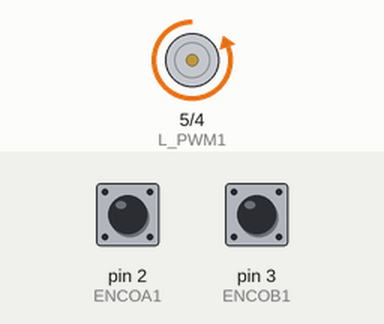
The sketch below on a simulated Arduino Uno, built with avr-gcc and run on an emulated ATmega328P. Shown: motor-driver pin pairs drawn as motors (green arrow = first pin HIGH = forward, orange = second pin HIGH = backward, longer = more drive). The test bench sets the inputs (shaded band); at power-on: pin 3 (ENCOB1) HIGH, pin 2 (ENCOA1) HIGH. What the sketch prints to the serial monitor is not drawn.

Above: at 1.2 s.
1.3 s: pin 3 (ENCOB1) pulsed LOW 2 times (0.12 s each, 0.3 s apart)
4.9 s: pin 3 (ENCOB1) pulled LOW for 0.15 s
8.0 s: pin 3 (ENCOB1) pulled LOW for 1 s
12.0 s: pin 3 (ENCOB1) pulsed LOW 5 times (0.12 s each, 0.3 s apart)
Timing chart, 0 to 15.0 s (numbered marks = the images above; inputs shaded):
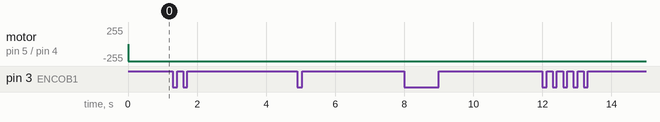

Measured:
- after the input at 1.3 s, every drawn part: stays the same
- after the input at 4.9 s, every drawn part: stays the same
- after the input at 8.0 s, every drawn part: stays the same
- after the input at 12.0 s, every drawn part: stays the same

The sketch:

6-pid_kny21.ino
```cpp
#define R_PWM1 4
#define L_PWM1 5
#define ENCOA1 2
#define ENCOB1 3

float PID1, PID2;
float et, et_1;
float eint, eint_1, eint_update;
float edif;
float Kp, Ki, Kd;
float Ti, Td;
float SV, PV;

int MV;
unsigned long t;
double t_1, Ts;
float interval_elapsed;
float interval_limit;

float setPoint = 1000;
float incomingSetP = 0;
float maxRpm = 700;

int enc, last_enc, rrpm;
volatile int encoderPos_1;
int enc_dir_now;
int enc_dir_prev;

double error = 0, last_error = 0, sum_error = 0;
float rpm, ppr = 7;
long pm = 0, pm2 = 0;


void setup() {
  Serial.begin(9600);

  pinMode(R_PWM1, OUTPUT);
  pinMode(L_PWM1, OUTPUT);
  pinMode(ENCOA1, INPUT_PULLUP);
  pinMode(ENCOB1, INPUT_PULLUP);

  attachInterrupt(digitalPinToInterrupt(ENCOB1), readEncoder1, RISING);

  Kp = 0.78; //0.65
  Ti = 120; //200
  Td = 12; //0.4

  if (Ti == 0){
    Ki = 0; //menghindari error akibat pembagian 0
  }
  else{
    Ki = Kp/Ti;
  }
  //hitung Kd
  Kd = Kp * Td;
  et_1 = 0;
  eint_1 = 0;

  interval_limit = 0.05;
  interval_elapsed = 0;

  t = millis();
  delay(10);
}

void loop() {
  // put your main code here, to run repeatedly:
  read_rpm();

  SV = setPoint;
  PV = rpm;

  t = millis();
  Ts = (t - t_1)/10;

  et = SV - PV;

  eint_update = ((et + et_1) * Ts) / 2;
  eint = eint_1 + eint_update;
  edif = (et - et_1) / Ts;

  PID1 = Kp*et + Ki*eint + Kd*edif;

  if (PID1 > maxRpm){
    PID1 = maxRpm;
  }
  else if(PID1 < 0){
    PID1 = 0;
  }
  else{
    PID1 = PID2;
  }
  PID1 /= maxRpm;
  MV = PID1 * 255;

  PID2 = PID1;

  analogWrite(R_PWM1,MV);
  interval_elapsed += Ts;

  if (interval_elapsed >= interval_limit){
    Serial.print("SV: "); Serial.print(SV); Serial.print("\t");
    Serial.print("PV: "); Serial.print(PV); Serial.print("\t");
    Serial.print("MV: "); Serial.println(MV);
  }

  et_1 = et;
  eint_1 = eint;
  t_1 = t;
}

void readEncoder1() {
  int a = digitalRead(ENCOA1);
  if (a > 0) {
    encoderPos_1--;
  }
  else {
    encoderPos_1++;
  }
}
void read_rpm(){
  pm = millis();

    if (pm - pm2 >= 100){
      rpm = abs((encoderPos_1 / ppr) * 600);
      encoderPos_1 = 0;
      pm2 = pm;
    }
}
```
